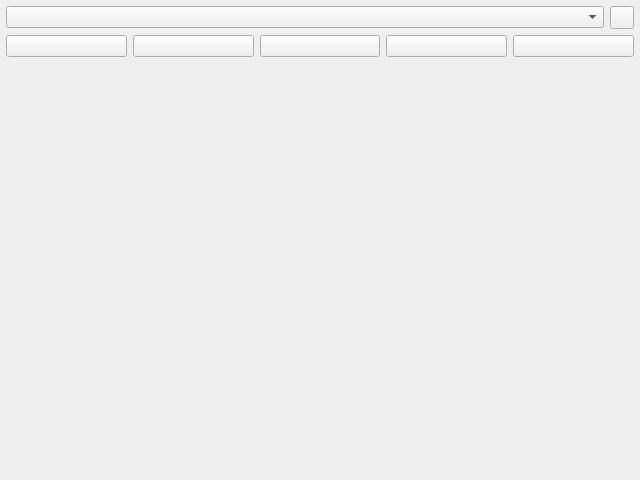
<?xml version="1.0" encoding="UTF-8"?>
<ui version="4.0">
 <class>TrackerNodePanel</class>
 <widget class="QWidget" name="TrackerNodePanel">
  <property name="geometry">
   <rect>
    <x>0</x>
    <y>0</y>
    <width>640</width>
    <height>480</height>
   </rect>
  </property>
  <property name="windowTitle">
   <string>Form</string>
  </property>
  <layout class="QVBoxLayout" name="verticalLayout">
   <property name="spacing">
    <number>0</number>
   </property>
   <property name="leftMargin">
    <number>0</number>
   </property>
   <property name="topMargin">
    <number>0</number>
   </property>
   <property name="rightMargin">
    <number>0</number>
   </property>
   <property name="bottomMargin">
    <number>0</number>
   </property>
   <item>
    <widget class="QWidget" name="widget_11" native="true">
     <layout class="QVBoxLayout" name="verticalLayout_4">
      <property name="leftMargin">
       <number>6</number>
      </property>
      <property name="topMargin">
       <number>6</number>
      </property>
      <property name="rightMargin">
       <number>6</number>
      </property>
      <property name="bottomMargin">
       <number>6</number>
      </property>
      <item>
       <widget class="QWidget" name="widget" native="true">
        <layout class="QHBoxLayout" name="horizontalLayout">
         <property name="leftMargin">
          <number>0</number>
         </property>
         <property name="topMargin">
          <number>0</number>
         </property>
         <property name="rightMargin">
          <number>0</number>
         </property>
         <property name="bottomMargin">
          <number>0</number>
         </property>
         <item>
          <widget class="QComboBox" name="feature_detector_combo_box"/>
         </item>
         <item>
          <widget class="QToolButton" name="detect_feature_button">
           <property name="toolTip">
            <string>Detect feature</string>
           </property>
           <property name="text">
            <string/>
           </property>
          </widget>
         </item>
        </layout>
       </widget>
      </item>
      <item>
       <widget class="QWidget" name="widget_12" native="true">
        <layout class="QHBoxLayout" name="horizontalLayout_9">
         <property name="leftMargin">
          <number>0</number>
         </property>
         <property name="topMargin">
          <number>0</number>
         </property>
         <property name="rightMargin">
          <number>0</number>
         </property>
         <property name="bottomMargin">
          <number>0</number>
         </property>
         <item>
          <widget class="QPushButton" name="track_previous_frame_button">
           <property name="text">
            <string/>
           </property>
          </widget>
         </item>
         <item>
          <widget class="QPushButton" name="track_backward_button">
           <property name="text">
            <string/>
           </property>
          </widget>
         </item>
         <item>
          <widget class="QPushButton" name="stop_track_button">
           <property name="text">
            <string/>
           </property>
          </widget>
         </item>
         <item>
          <widget class="QPushButton" name="track_forward_button">
           <property name="text">
            <string/>
           </property>
          </widget>
         </item>
         <item>
          <widget class="QPushButton" name="track_next_frame_button">
           <property name="text">
            <string/>
           </property>
          </widget>
         </item>
        </layout>
       </widget>
      </item>
      <item>
       <spacer name="verticalSpacer">
        <property name="orientation">
         <enum>Qt::Vertical</enum>
        </property>
        <property name="sizeHint" stdset="0">
         <size>
          <width>20</width>
          <height>40</height>
         </size>
        </property>
       </spacer>
      </item>
     </layout>
    </widget>
   </item>
  </layout>
 </widget>
 <resources/>
 <connections/>
</ui>
